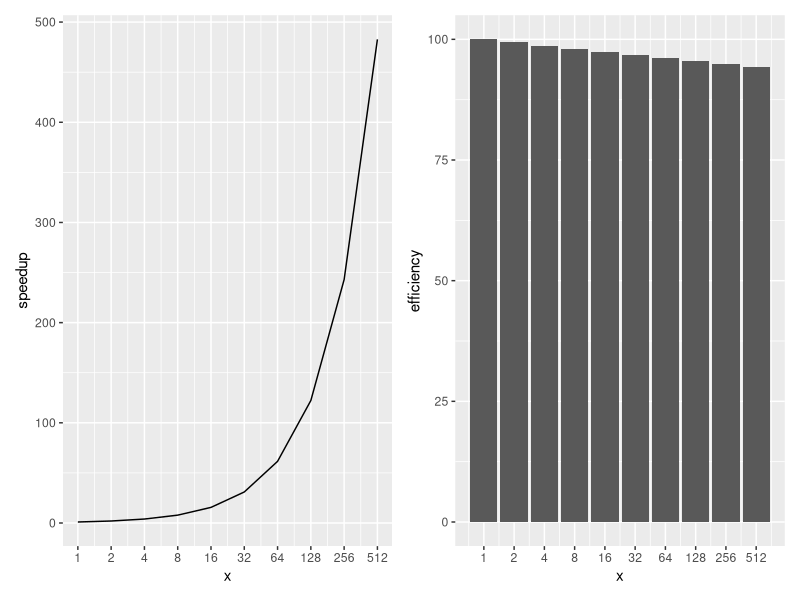

This chart was generated by the following R code:
require(scales)
library(ggplot2)
library(patchwork)

t <- function(p, n) {
    n/p - 1 + 7*log2(p)
}
tprime <- function(p) {
    1023 + 7*log2(p)
}
speedup <- function(p) {
    (1024*p-1)/(1023+7*log2(p))
}
efficiency <- function(p) {
    100*(1024*p-1)/(p*(1023+7*log2(p)))
}

xdata=c(1,2,4,8,16,32,64,128,256,512)
df <- data.frame("x" = xdata, "speedup"=speedup(xdata), "efficiency"=efficiency(xdata))
left <- ggplot(df, aes(x = x, y = speedup)) +
    geom_line() +
    scale_x_continuous(trans = log2_trans(), breaks = xdata)
right <- ggplot(data=df, aes(x=x, y=efficiency)) +
    geom_bar(stat="identity") +
    scale_x_continuous(trans = log2_trans(), breaks = xdata)
ggsave( "/Users/max/Repos/fall2020/parallel/project1/plot2.png",
       plot = left+right,
       device=png(),
       width=8, height=4, dpi=100)
